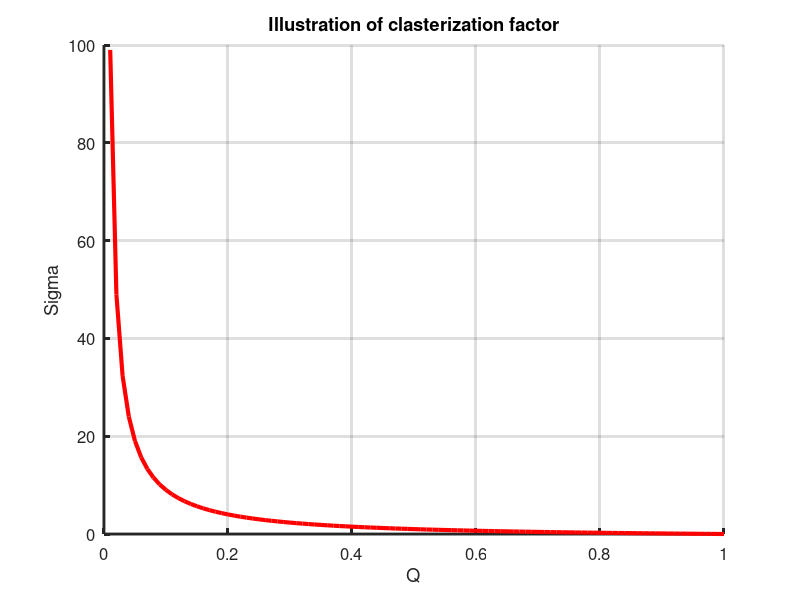

Write the MATLAB code that produced this figure.

close all;
clear all;
clc;

q = 0 : 0.01 : 1;

sigma = 1./q - 1;

figure;
hold on;

plot(q, sigma, 'linewidth', 3, 'color', 'r');

set(gca, 'linewidth', 2, 'fontsize', 12);
xlabel('Q');
ylabel('Sigma');
title('Illustration of clasterization factor');
xlim([0; 1]);
% ylim([0; 1]);
grid on;

hold off;
